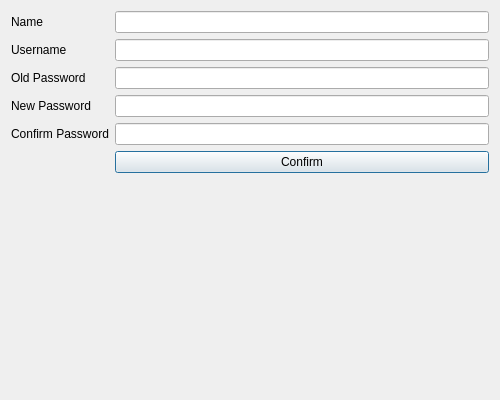
<?xml version="1.0" encoding="UTF-8"?>
<ui version="4.0">
 <class>AdminEditPage</class>
 <widget class="QDialog" name="AdminEditPage">
  <property name="geometry">
   <rect>
    <x>0</x>
    <y>0</y>
    <width>500</width>
    <height>400</height>
   </rect>
  </property>
  <property name="windowTitle">
   <string>Dialog</string>
  </property>
  <layout class="QFormLayout" name="formLayout">
   <item row="2" column="0">
    <widget class="QLabel" name="label">
     <property name="text">
      <string>Name</string>
     </property>
    </widget>
   </item>
   <item row="3" column="0">
    <widget class="QLabel" name="label_2">
     <property name="text">
      <string>Username</string>
     </property>
    </widget>
   </item>
   <item row="3" column="1">
    <widget class="QLineEdit" name="usernameLineEdit"/>
   </item>
   <item row="4" column="0">
    <widget class="QLabel" name="label_4">
     <property name="text">
      <string>Old Password</string>
     </property>
    </widget>
   </item>
   <item row="4" column="1">
    <widget class="QLineEdit" name="oldPassLineEdit"/>
   </item>
   <item row="6" column="0">
    <widget class="QLabel" name="label_3">
     <property name="text">
      <string>New Password</string>
     </property>
    </widget>
   </item>
   <item row="6" column="1">
    <widget class="QLineEdit" name="newPassLineEdit"/>
   </item>
   <item row="7" column="0">
    <widget class="QLabel" name="label_5">
     <property name="text">
      <string>Confirm Password</string>
     </property>
    </widget>
   </item>
   <item row="7" column="1">
    <widget class="QLineEdit" name="confirmPassLineEdit"/>
   </item>
   <item row="9" column="1">
    <widget class="QPushButton" name="pushButton">
     <property name="text">
      <string>Confirm</string>
     </property>
    </widget>
   </item>
   <item row="2" column="1">
    <widget class="QLineEdit" name="nameLineEdit">
     <property name="text">
      <string/>
     </property>
    </widget>
   </item>
  </layout>
 </widget>
 <resources/>
 <connections/>
</ui>
